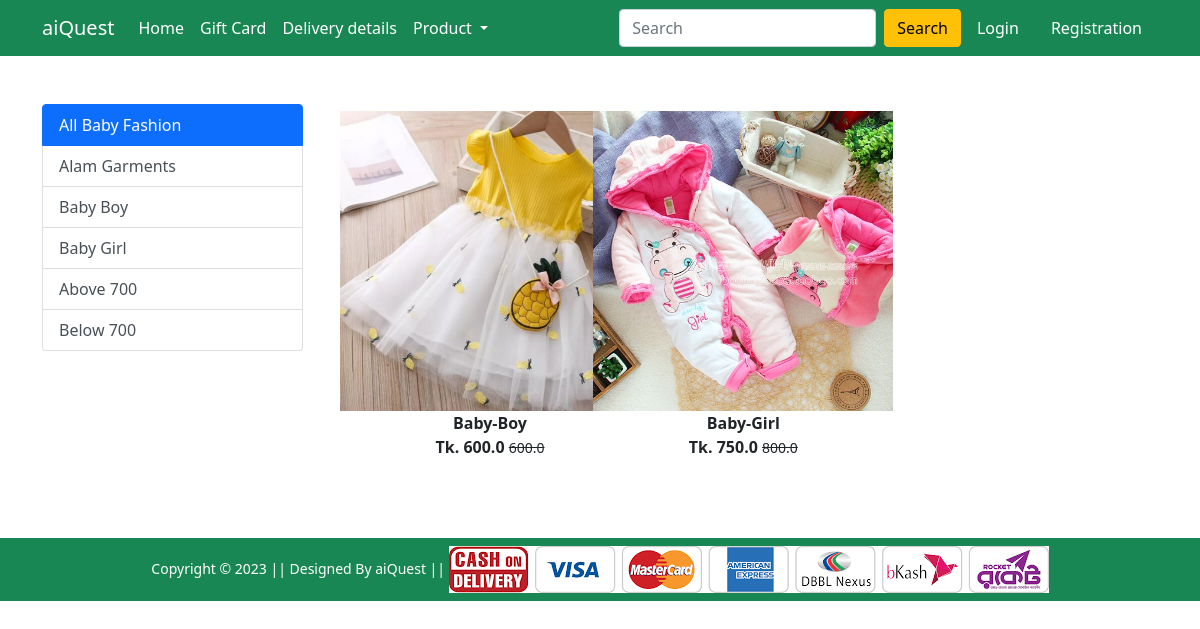
Screenshot of /baby_fashion/ with the database file from the repository.
### Shop/models.py (models this page shows, shortened)
class Product(models.Model):
    title = models.CharField(max_length=100)
    selling_price = models.FloatField()
    discounted_price = models.FloatField()
    description = models.TextField()
    brand = models.CharField(max_length=100)
    category = models.CharField(choices= CATEGORY_CHOICES, max_length=2)
    product_image = models.ImageField(upload_to='productImg')

### Shop/views.py (the view)
# urls.py: path('baby_fashion/', views.baby_fashion, name='baby_fashion'),
def baby_fashion(request, data=None):
   if data == None:
      baby = Product.objects.filter(category ='BF')
   elif data == 'Alam_Garments':
      baby =Product.objects.filter(category ='BF').filter(brand=data)
   elif data == 'Baby-Boy' or data =='Baby-Girl':
      baby =Product.objects.filter(category ='BF').filter(title=data)
   elif data == 'below':
      baby =Product.objects.filter(category ='BF').filter(discounted_price__lt= 700)
   elif data == 'above':
      baby =Product.objects.filter(category ='BF').filter(discounted_price__gt= 700)
   return render(request, 'Shop/baby.html', {'baby':baby})

### Shop/templates/Shop/baby.html (shortened to what this page needs)
{% extends 'Shop/base.html' %}
{% load static %}
{% block main-content %}
<div class="container my-5">
    <div class="row">
        <div class="col-sm-3">
            <div class="list-group">
                <a href="{% url 'baby_fashion' %}" class="list-group-item list-group-item-action active" aria-current="true">
                    All Baby Fashion
                </a>
                <a href="{% url 'baby_fashionitem' 'Alam_Garments' %}" class="list-group-item list-group-item-action">Alam Garments</a>
                <a href="{% url 'baby_fashionitem' 'Baby-Boy' %}" class="list-group-item list-group-item-action">Baby Boy</a>
                <a href="{% url 'baby_fashionitem' 'Baby-Girl' %}" class="list-group-item list-group-item-action">Baby Girl</a>
                <a href="{% url 'baby_fashionitem' 'above' %}" class="list-group-item list-group-item-action">Above 700</a>
                <a href="{% url 'baby_fashionitem' 'below' %}" class="list-group-item list-group-item-action">Below 700</a>
            </div>
        </div>
        <div class="col-sm-8">
            <div class="row">
                {% for product in baby %}
                <div class="col-sm-4 text-center mb-4">
                    <a href="{% url 'product-detail' product.id %}" class="btn">
                        <div class="item">
                            <img src="{{product.product_image.url}}" alt="" height="300" class="">
                            <div class="fw-bold">{{product.title}}</div>
                            <div class="fw-bold">Tk. {{product.discounted_price}} <small
                                    class="fw-light text-decoration-line-through">{{product.selling_price}}</small>
                            </div>
                        </div>
                    </a>
                </div>
                {% endfor %}
            </div>
        </div>
    </div>
</div>
{% endblock main-content %}

### rows the page displays
Product: product_image (picture), title "Baby-Boy", discounted_price "600.0", selling_price "600.0"
Product: product_image (picture), title "Baby-Girl", discounted_price "750.0", selling_price "800.0"
